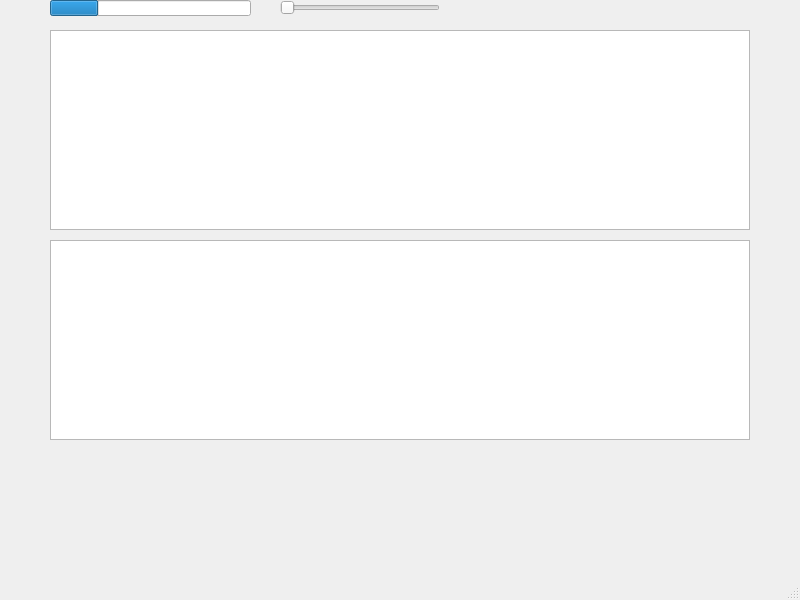
<?xml version="1.0" encoding="UTF-8"?>
<ui version="4.0">
 <class>MainWindow</class>
 <widget class="QMainWindow" name="MainWindow">
  <property name="geometry">
   <rect>
    <x>0</x>
    <y>0</y>
    <width>800</width>
    <height>600</height>
   </rect>
  </property>
  <property name="windowTitle">
   <string>MainWindow</string>
  </property>
  <widget class="QWidget" name="centralwidget">
   <widget class="QChartView" name="panadapterView">
    <property name="geometry">
     <rect>
      <x>50</x>
      <y>30</y>
      <width>700</width>
      <height>200</height>
     </rect>
    </property>
    <property name="sizePolicy">
     <sizepolicy hsizetype="Fixed" vsizetype="Fixed">
      <horstretch>0</horstretch>
      <verstretch>0</verstretch>
     </sizepolicy>
    </property>
    <property name="minimumSize">
     <size>
      <width>700</width>
      <height>200</height>
     </size>
    </property>
   </widget>
   <widget class="QSlider" name="volumeSlider">
    <property name="geometry">
     <rect>
      <x>280</x>
      <y>0</y>
      <width>160</width>
      <height>16</height>
     </rect>
    </property>
    <property name="orientation">
     <enum>Qt::Horizontal</enum>
    </property>
   </widget>
   <widget class="QProgressBar" name="gauge">
    <property name="geometry">
     <rect>
      <x>50</x>
      <y>0</y>
      <width>201</width>
      <height>16</height>
     </rect>
    </property>
    <property name="value">
     <number>24</number>
    </property>
    <property name="textVisible">
     <bool>false</bool>
    </property>
   </widget>
   <widget class="QChartView" name="timeseriesView">
    <property name="geometry">
     <rect>
      <x>50</x>
      <y>240</y>
      <width>700</width>
      <height>200</height>
     </rect>
    </property>
    <property name="sizePolicy">
     <sizepolicy hsizetype="Fixed" vsizetype="Fixed">
      <horstretch>0</horstretch>
      <verstretch>0</verstretch>
     </sizepolicy>
    </property>
    <property name="minimumSize">
     <size>
      <width>700</width>
      <height>200</height>
     </size>
    </property>
   </widget>
  </widget>
  <widget class="QMenuBar" name="menubar">
   <property name="geometry">
    <rect>
     <x>0</x>
     <y>0</y>
     <width>800</width>
     <height>20</height>
    </rect>
   </property>
  </widget>
  <widget class="QStatusBar" name="statusbar"/>
 </widget>
 <customwidgets>
  <customwidget>
   <class>QChartView</class>
   <extends>QGraphicsView</extends>
   <header>qchartview.h</header>
  </customwidget>
 </customwidgets>
 <resources/>
 <connections/>
</ui>
